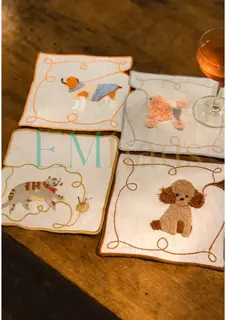
#> input picture storage/.thumbs/00/006e9bafe8791f53d8d1f5dfcbbcd806.webp, 226 x 320 px
$ python embroider.py ../../storage/.thumbs/00/006e9bafe8791f53d8d1f5dfcbbcd806.webp out.png
#> lines starting #> are read from the running program, lines starting #| are printed output that depends on the picture; after the words box and inside, x2 and y2 are one past the last pixel; in counts of white or black regions, pixels touching at a corner belong together
"""
Mo phong anh "da theu" tu anh thiet ke (PNG nen trong suot) — de lam anh demo cho khach truoc khi theu that.
Khong ve lai thiet ke: chi doi be mat sang chi theu.

  1. Gom mau thanh N "mau chi" (k-means trong Lab), lam sach cac dom nho.
  2. Moi vung mau lien thong = mot vung theu: chon huong mui chi (vung manh -> satin cat ngang vung,
     vung lon -> tatami theo goc rieng), phu van soi chi (sang o giua soi, toi o khe), diem cam kim so le,
     do bong theo huong chi so voi huong sang (vung khac huong phan chieu khac nhau nhu chi that).
  3. Do noi: ban do do cao tu khoang cach toi mep vung -> do bong; ranh toi giua cac vung.
  4. Bong do duoi mieng theu, dat len nen vai lanh (JPG) va ban nen trong suot (PNG).

  python -I scripts/landing/embroider.py <in.png> <out-basename> [--size 1000]
"""

import argparse
import math

import cv2
import numpy as np
from PIL import Image
from sklearn.cluster import KMeans

LIGHT = np.array([-0.55, -0.75])  # sang tu tren-trai
LIGHT /= np.linalg.norm(LIGHT)


def load(path: str, size: int):
    im = Image.open(path).convert("RGBA")
    bb = im.getchannel("A").getbbox()
    if bb:
        im = im.crop(bb)
    im.thumbnail((size, size), Image.LANCZOS)
    a = np.asarray(im).astype(np.float32) / 255.0
    return a[..., :3], a[..., 3]


def quantize(rgb, mask, k):
    lab = cv2.cvtColor((rgb * 255).astype(np.uint8), cv2.COLOR_RGB2LAB).astype(np.float32)
    pts = lab[mask]
    sample = pts[np.random.default_rng(0).choice(len(pts), min(len(pts), 40000), replace=False)]
    km = KMeans(n_clusters=k, n_init=4, random_state=0).fit(sample)
    labels = np.full(mask.shape, 255, np.uint8)
    labels[mask] = km.predict(pts).astype(np.uint8)
    # lam sach dom nho (chi theu khong theu duoc chi tiet vai pixel)
    labels = cv2.medianBlur(labels, 5)
    labels[~mask] = 255
    centers = cv2.cvtColor(km.cluster_centers_.reshape(-1, 1, 3).clip(0, 255).astype(np.uint8), cv2.COLOR_LAB2RGB).reshape(-1, 3) / 255.0
    return labels, centers


def stitch_texture(h, w, angle, thread=4.2, length=20.0, seed=0):
    """Do sang cua mat chi theu theo goc `angle` (radian, huong mui chi)."""
    yy, xx = np.mgrid[0:h, 0:w].astype(np.float32)
    c, s = math.cos(angle), math.sin(angle)
    rng = np.random.default_rng(seed)
    along = xx * c + yy * s  # doc theo soi chi
    across = -xx * s + yy * c  # cat ngang cac hang chi
    # chi that hoi luon, khong thang tap: lech nhe hang chi theo vi tri
    wobble = cv2.GaussianBlur(rng.normal(0, 1, (h, w)).astype(np.float32), (0, 0), 6) * 9.0
    across = across + wobble
    row = np.floor(across / thread)
    frac = across / thread - row
    profile = np.clip(np.sin(np.pi * frac), 0, 1) ** 0.55  # soi chi tron: sang giua, toi khe
    # mui chi so le kieu tatami: diem cam kim lech nhau giua cac hang
    t = ((along + row * length * 0.37) / length) % 1.0
    ends = np.clip(np.minimum(t, 1 - t) / 0.07, 0, 1) ** 0.6
    jitter = cv2.GaussianBlur(rng.normal(0, 1, (h, w)).astype(np.float32), (0, 0), 1.2)
    # moi hang chi cang hoi khac nhau -> do sang lech nhe theo hang
    rowvar = (np.sin(row * 12.9898 + seed * 78.233) * 43758.5453) % 1.0
    tex = 0.62 + 0.38 * profile * (0.78 + 0.22 * ends) + 0.035 * jitter + (rowvar - 0.5) * 0.07
    # anh bong cua chi: phan chieu manh khi huong chi vuong goc voi huong sang
    sheen = 1.0 + 0.10 * abs(c * LIGHT[1] - s * LIGHT[0])
    return tex * sheen


def region_angle(comp_mask, idx):
    ys, xs = np.nonzero(comp_mask)
    if len(xs) < 10:
        return 0.0, False
    pts = np.stack([xs, ys], 1).astype(np.float32)
    pts -= pts.mean(0)
    cov = pts.T @ pts / len(pts)
    evals, evecs = np.linalg.eigh(cov)
    major = math.atan2(evecs[1, 1], evecs[0, 1])
    thin = evals[0] < 0.12 * evals[1] or len(xs) < 1800
    if thin:  # satin: mui chi cat ngang chieu dai vung
        return major + math.pi / 2, True
    return [math.radians(a) for a in (35, 125, 60, 150, 15, 105)][idx % 6], False


def embroider(rgb, alpha, k):
    h, w = alpha.shape
    mask = alpha > 0.5
    labels, centers = quantize(rgb, mask, k)
    out = np.zeros((h, w, 3), np.float32)
    height = np.zeros((h, w), np.float32)
    idx = 0
    for lab in range(len(centers)):
        n, comps, stats, _ = cv2.connectedComponentsWithStats((labels == lab).astype(np.uint8), 8)
        for ci in range(1, n):
            x, y, cw, ch, area = stats[ci]
            if area < 12:
                continue
            pad = 3
            x0, y0, x1, y1 = max(0, x - pad), max(0, y - pad), min(w, x + cw + pad), min(h, y + ch + pad)
            m = comps[y0:y1, x0:x1] == ci
            ang, satin = region_angle(m, idx)
            tex = stitch_texture(y1 - y0, x1 - x0, ang, thread=3.6 if satin else 4.2, length=1e6 if satin else 20.0, seed=idx)
            col = centers[lab]
            out[y0:y1, x0:x1][m] = (col[None, :] * tex[m][:, None])
            # do noi: cao dan tu mep vao, satin phong hon
            dist = cv2.distanceTransform(m.astype(np.uint8), cv2.DIST_L2, 3)
            cap = 5.0 if satin else 7.0
            height[y0:y1, x0:x1][m] = np.minimum(dist[m], cap) / cap * (1.15 if satin else 1.0)
            idx += 1
    height = cv2.GaussianBlur(height, (0, 0), 1.3)
    gy, gx = np.gradient(height)
    shade = 1.0 + 1.6 * (gx * -LIGHT[0] + gy * -LIGHT[1])
    groove = np.clip(height * 3.0, 0.55, 1.0)  # ranh toi giua cac vung chi
    out = out * shade[..., None] * groove[..., None]
    out = np.clip(out, 0, 1)
    # mep mieng theu gon (chi khong co vien rang cua)
    a = cv2.GaussianBlur(mask.astype(np.float32), (0, 0), 0.7)
    return out, a


def linen(h, w, seed=1):
    rng = np.random.default_rng(seed)
    base = np.array([0.93, 0.89, 0.82], np.float32)
    n1 = cv2.GaussianBlur(rng.normal(0, 1, (h, w)).astype(np.float32), (0, 0), 0.8)
    rows = cv2.GaussianBlur(rng.normal(0, 1, (h, 1)).astype(np.float32), (0, 0), 0.6)
    cols = cv2.GaussianBlur(rng.normal(0, 1, (1, w)).astype(np.float32), (0, 0), 0.6)
    # soi vai min: hang / cot rat manh, them dom "slub" cua vai lanh
    yy, xx = np.mgrid[0:h, 0:w].astype(np.float32)
    weft = np.sin(yy * 2.1) * 0.012 + np.sin(xx * 2.3) * 0.012
    weave = 0.03 * n1 + 0.012 * rows + 0.012 * cols + weft
    slub = cv2.GaussianBlur(rng.normal(0, 1, (h, w)).astype(np.float32), (0, 0), 14) * 0.03
    return np.clip(base[None, None, :] * (1 + weave + slub)[..., None], 0, 1)


def main():
    ap = argparse.ArgumentParser()
    ap.add_argument("src")
    ap.add_argument("out")
    ap.add_argument("--size", type=int, default=1000)
    ap.add_argument("--colors", type=int, default=14)
    args = ap.parse_args()

    rgb, alpha = load(args.src, args.size)
#> in load, `bb = im.getchannel("A").getbbox()`: bb = (0, 0, 226, 320)
#> alpha: shape (320, 226) float32; every value is 1
    emb, a = embroider(rgb, alpha, args.colors)
#> in embroider, `mask = alpha > 0.5`: mask: shape (320, 226) bool; every value is 1
#> in quantize, `labels = cv2.medianBlur(labels, 5)`:
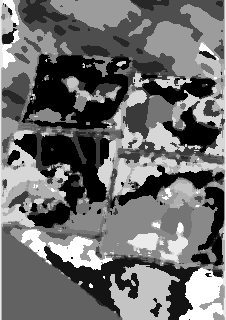
#> labels: shape (320, 226); min 0, max 13, mean 5.64; drawn with min black and max white
#> in quantize, `centers = cv2.cvtColor(km.cluster_centers_.reshape(-1, 1, 3).clip(0, 2..`: centers = 14 rows, first 8: [0.855, 0.78, 0.69], [0.604, 0.357, 0.0941], [0.278, 0.153, 0.0275], [0.714, 0.647, 0.549], [0.345, 0.204, 0.051], [0.118, 0.0745, 0.051], [0.82, 0.58, 0.365], [0.933, 0.847, 0.749]
#> the loop in embroider, `for lab in range(len(centers)):` made 14 passes
#> n on passes 1 to 4: 33, 73, 61, 223
#> pass 1, in embroider, `n, comps, stats, _ = cv2.connectedComponentsWithStats((labels == lab)...`:
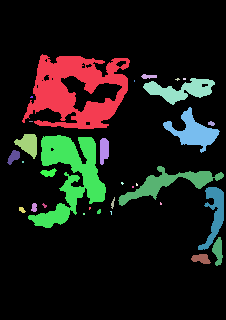
#> comps: shape (320, 226) int32; 33 distinct labels, from 0 to 32; one colour per label, 0 black
#> pass 1, in stitch_texture, `along = xx * c + yy * s`:
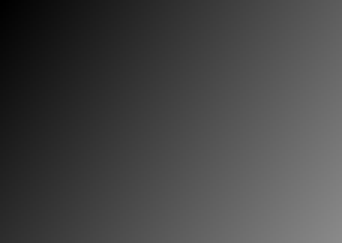
#> along: shape (81, 114) float32 (shown 3 times larger); min 0, max 138.5, mean 69.2
#> after the loop in embroider, `for lab in range(len(centers)):`:
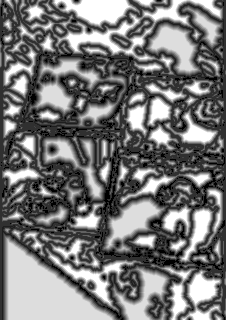
#> height: shape (320, 226) float32; min 0, max 1.15, mean 0.54; drawn with min black and max white
#> after the loop in embroider, `for lab in range(len(centers)):`:
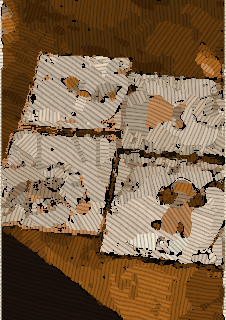
#> out: shape (320, 226, 3) float32; mean of channels 0, 1, 2 0.561, 0.443, 0.317; drawn with min black and max white
    h, w = a.shape
    pad = int(max(h, w) * 0.08)
    H, W = h + 2 * pad, w + 2 * pad
    canvas_a = np.zeros((H, W), np.float32)
    canvas_a[pad : pad + h, pad : pad + w] = a
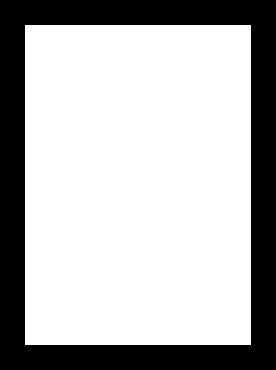
#> canvas_a: shape (370, 276) float32; values 0 (black) and 1 (white), 70.8% white; 1 black region, box (x1, y1, x2, y2) and area: (0, 0, 276, 370) 29800
    canvas_rgb = np.zeros((H, W, 3), np.float32)
    canvas_rgb[pad : pad + h, pad : pad + w] = emb
    shadow = cv2.GaussianBlur(np.roll(np.roll(canvas_a, 10, 0), 6, 1), (0, 0), 9) * 0.45

    # ban nen vai lanh (JPG)
    bg = linen(H, W) * (1 - shadow[..., None])
    jpg = bg * (1 - canvas_a[..., None]) + canvas_rgb * canvas_a[..., None]
    Image.fromarray((jpg * 255).astype(np.uint8)).save(args.out + ".jpg", quality=90)

    # ban nen trong suot (PNG): mieng theu + bong
    out_a = np.clip(canvas_a + shadow * (1 - canvas_a), 0, 1)
    premul = canvas_rgb * canvas_a[..., None]
    rgb_out = np.where(out_a[..., None] > 0, premul / np.maximum(out_a[..., None], 1e-6), 0)
    rgba = np.dstack([rgb_out, out_a])
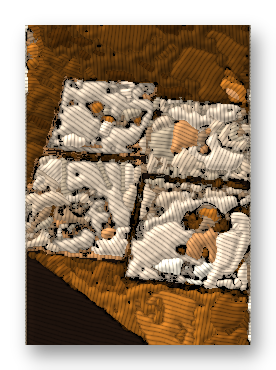
#> rgba: shape (370, 276, 4) float32; mean of channels 0, 1, 2, 3 0.363, 0.286, 0.204, 0.731; transparent parts drawn white
    Image.fromarray((rgba * 255).astype(np.uint8), "RGBA").save(args.out + ".png", optimize=True)


if __name__ == "__main__":
    main()
